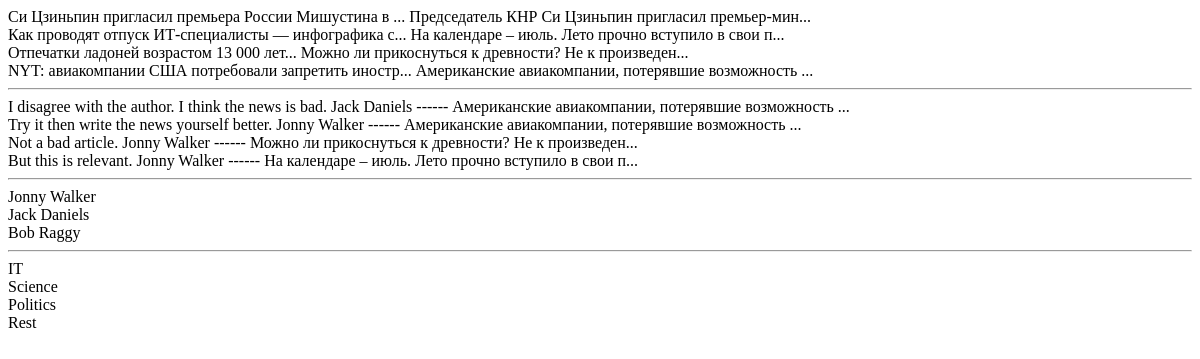
Page /news/index/ on the earlier database version.
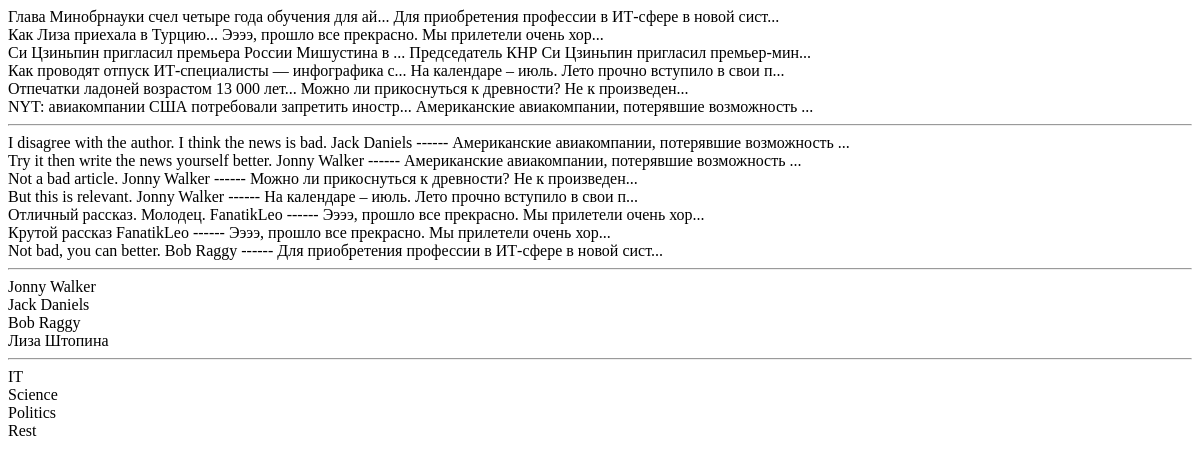
Same page on the later database version.
### News/models.py (models this page shows, shortened)
class Post(models.Model):
    NEWS = 'NE'
    ARTICLE = 'AR'
    POSTTYPES = [
        (NEWS, 'Новость'),
        (ARTICLE, 'Статья'),
    ]
    post_author = models.ForeignKey(Author, on_delete=models.CASCADE, verbose_name='Автор')
    post_type = models.CharField(max_length=2, choices=POSTTYPES, default=NEWS, verbose_name='Тип поста')
    post_time_in = models.DateTimeField(auto_now_add=True, verbose_name='Дата публикации')
    post_category = models.ManyToManyField(Category, through='PostCategory', verbose_name='Категория поста')
    post_title = models.CharField(max_length=255, verbose_name='Заголовок')
    post_text = models.TextField(verbose_name='Текст')
    post_rating = models.FloatField(default=0, verbose_name='Рейтинг')
    def __str__(self):
        return f'{self.post_title[0:50]}... {self.post_text[0:50]}...'
    class Meta:
        verbose_name = 'Пост'
        verbose_name_plural = 'Посты'
        ordering = ['-post_time_in']

class Comment(models.Model):
    comment_post = models.ForeignKey(Post, on_delete=models.CASCADE,verbose_name='Пост коментария')
    comment_user = models.ForeignKey(User, on_delete=models.CASCADE,verbose_name='Автор коментария')
    comment_text = models.TextField(verbose_name='Текст коментария')
    comment_time_in = models.DateTimeField(auto_now_add=True)
    comment_rating = models.FloatField(default=0,verbose_name='Ретинг')
    def __str__(self):
        return f'{self.comment_text} {self.comment_user.username} ------ {self.comment_post.post_text[0:50]}...'
    class Meta:
        verbose_name = 'Коментарий'
        verbose_name_plural = 'Коментарии'
        ordering = ['comment_time_in']

class Author(models.Model):
    author_rating = models.FloatField(default=0)
    author_user = models.OneToOneField(User, on_delete=models.CASCADE)
    def __str__(self):
        return f'{self.author_user.username}'
    class Meta:
        verbose_name = 'Автор'
        verbose_name_plural = 'Авторы'

class Category(models.Model):
    category_name = models.CharField(max_length=255, unique=True)
    def __str__(self):
        return f'{self.category_name}'
    class Meta:
        verbose_name = 'Категория'
        verbose_name_plural = 'Категории'

### News/views.py (the view)
# urls.py: path('index/', index),
def index(requests):
    posts = Post.objects.all()
    comments = Comment.objects.all()
    authors = Author.objects.all()
    categories = Category.objects.all()
    return render(requests, 'index.html',
                  context={'posts': posts, 'comments': comments, 'authors': authors, 'categories': categories})

### News/templates/News/index.html
<html>
<head></head>
<body>
{% for x in posts %}
{{ x }}
<br>
{% endfor %}
<hr>
{% for x in comments %}
{{ x }}
<br>
{% endfor %}
<hr>
{% for x in authors %}
{{ x }}
<br>
{% endfor %}
<hr>
{% for x in categories %}
{{ x }}
<br>
{% endfor %}
</body>
</html>

Differences in the rows shown:
added Post: post_title+post_text "Глава Минобрнауки счел четыре года обучения для ай... Для приобретения профессии в ИТ-сфере в новой сист..."
added Post: post_title+post_text "Как Лиза приехала в Турцию... Ээээ, прошло все прекрасно. Мы прилетели очень хор..."
added Comment: comment_text+comment_user+comment_post "Отличный рассказ. Молодец. FanatikLeo ------ Ээээ, прошло все прекрасно. Мы прилетели очень хор..."
added Comment: comment_text+comment_user+comment_post "Крутой рассказ FanatikLeo ------ Ээээ, прошло все прекрасно. Мы прилетели очень хор..."
added Comment: comment_text+comment_user+comment_post "Not bad, you can better. Bob Raggy ------ Для приобретения профессии в ИТ-сфере в новой сист..."
added Author: author_user.username "Лиза Штопина"
